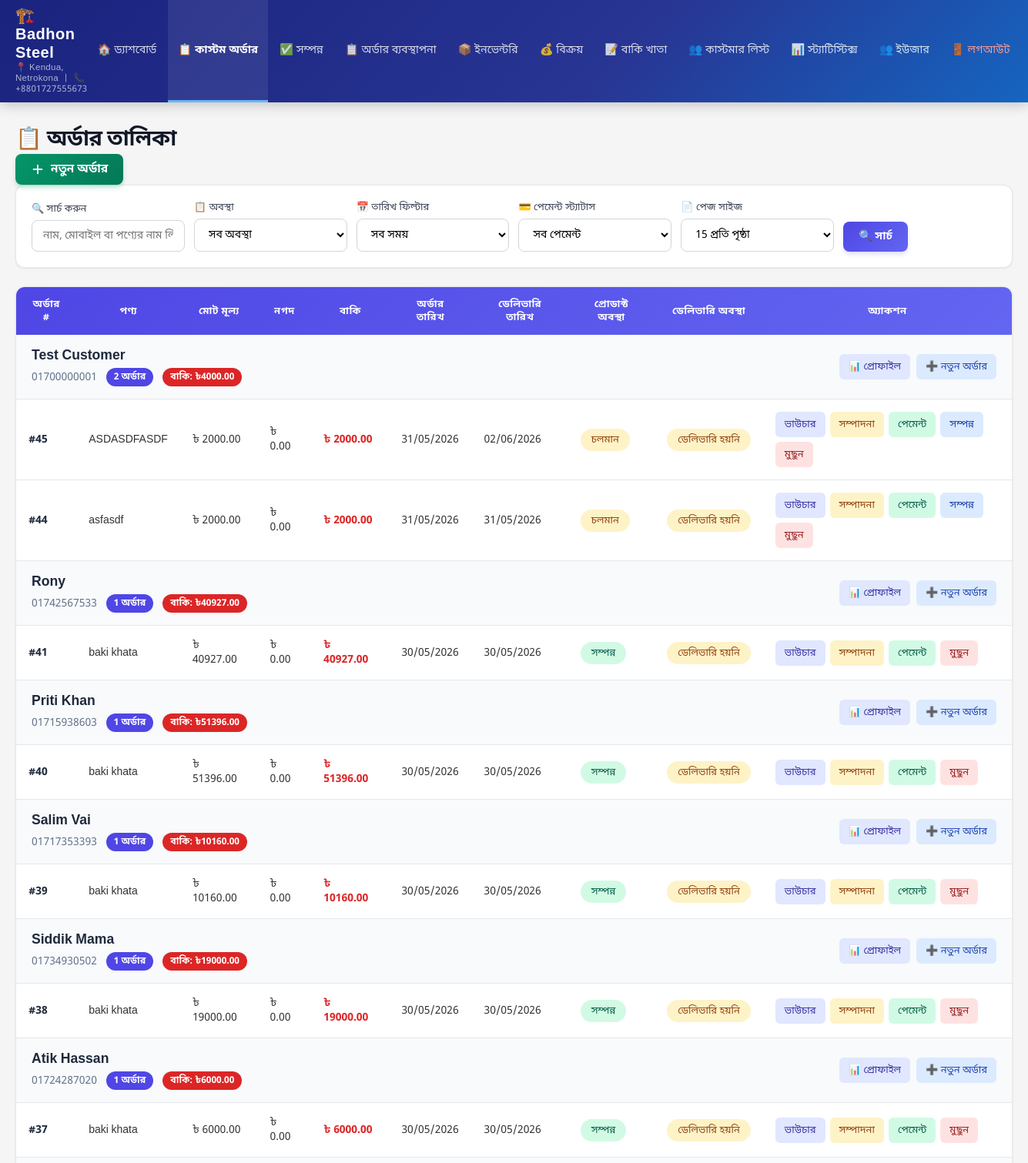
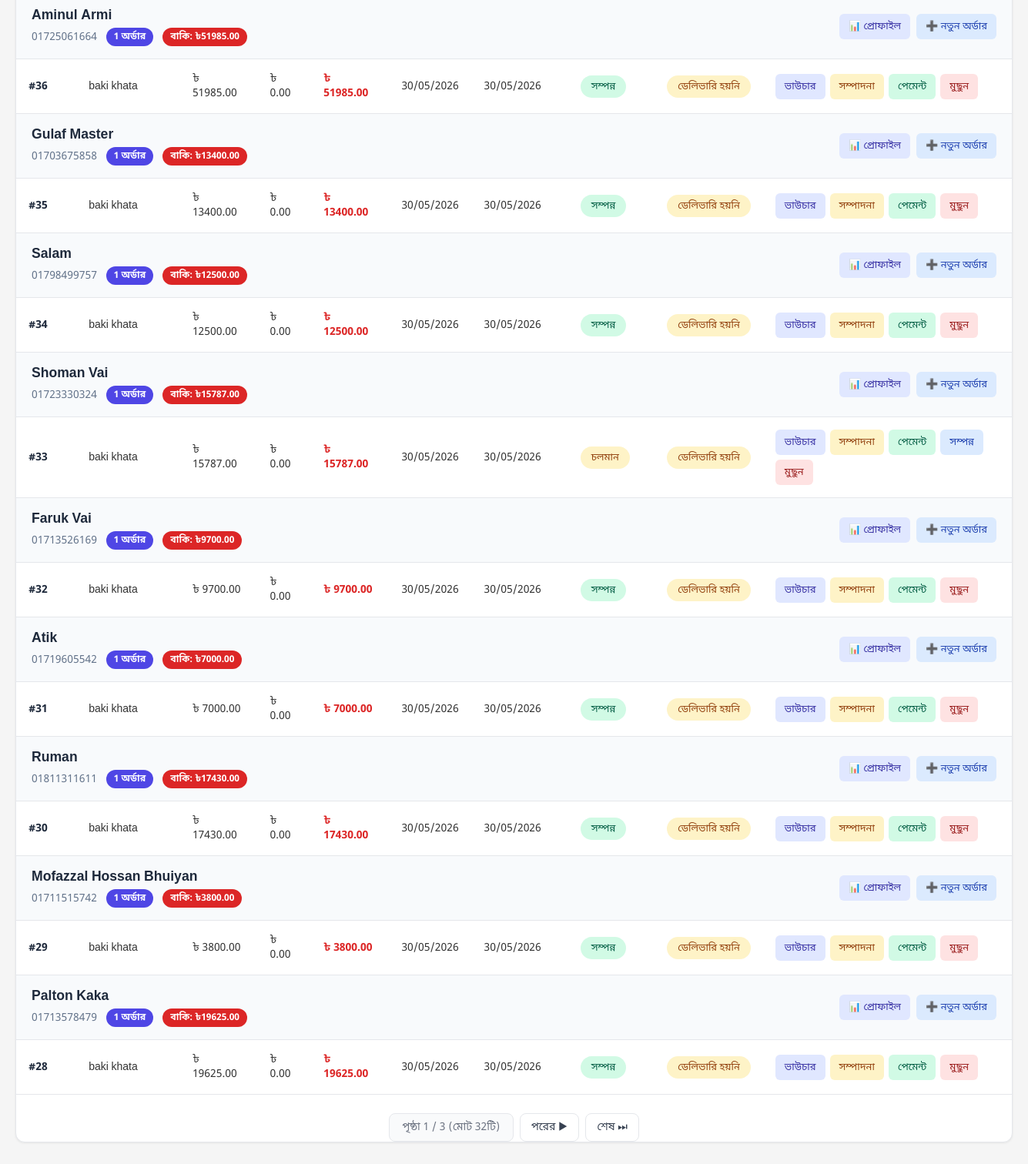
Before: /admin-panel/orders/ (signed in) with the older database file (2 pictures, top to bottom).
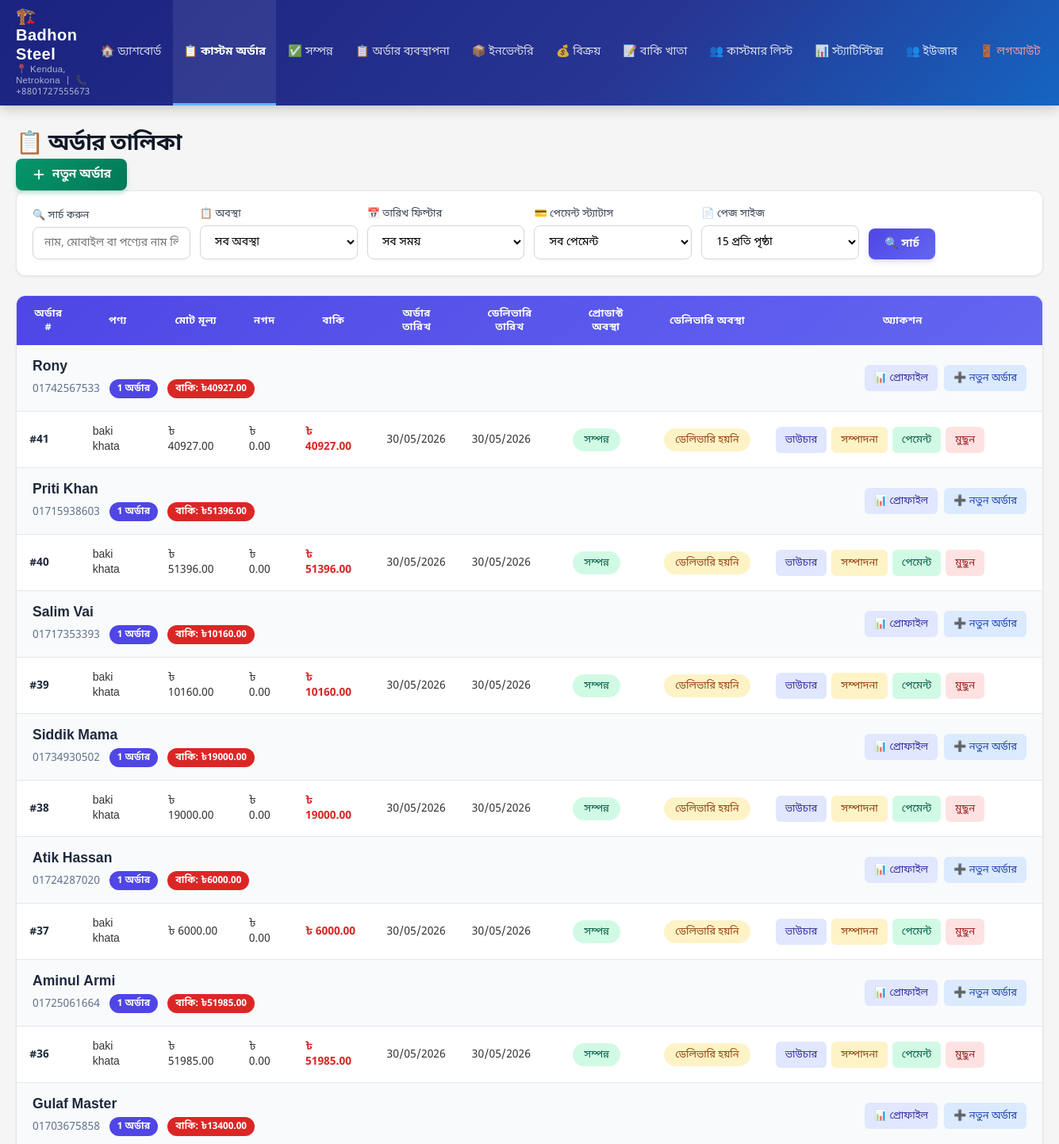
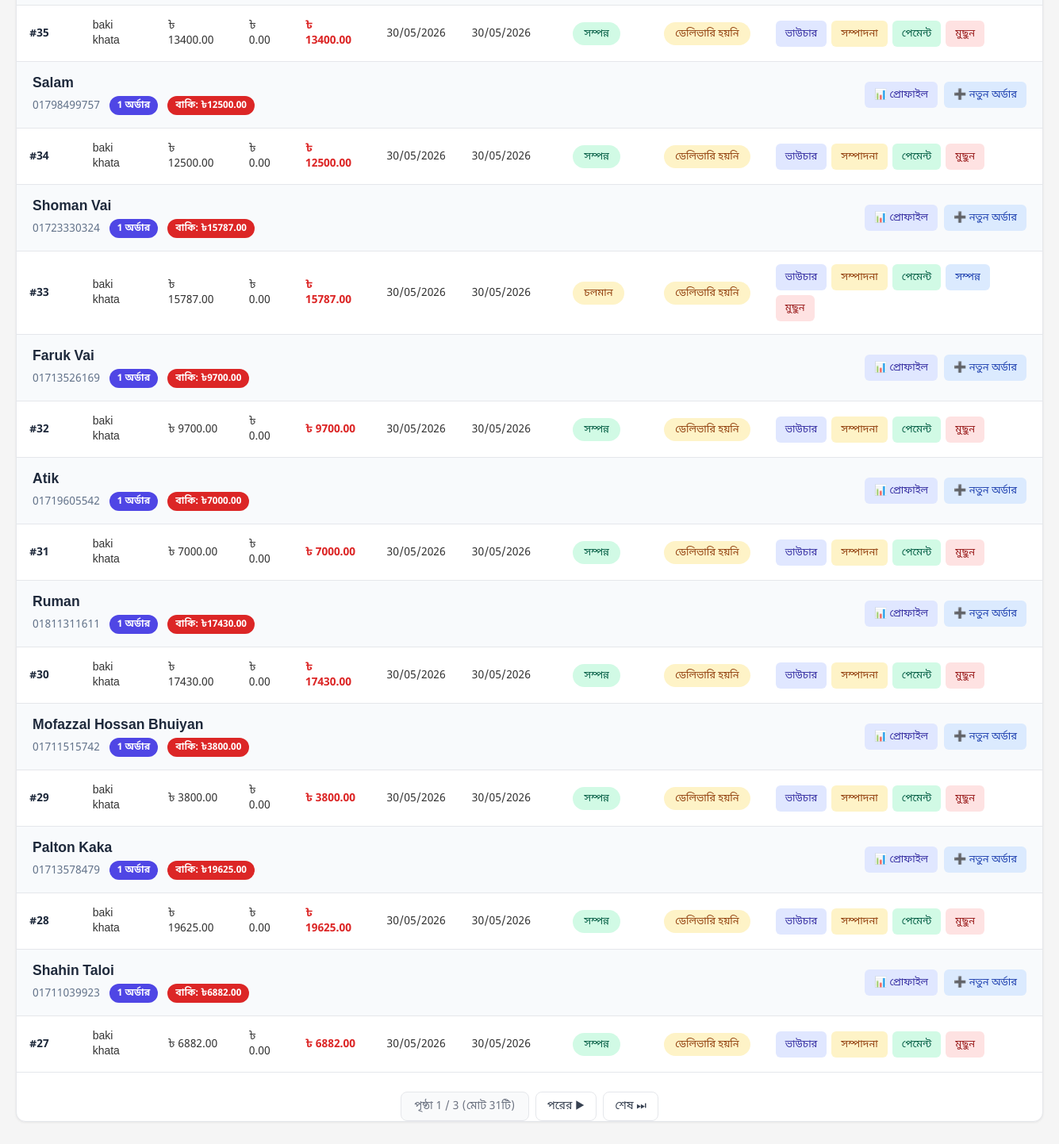
After: the same page with the newer database file (2 pictures, top to bottom).
### shop/models.py (models this page shows, shortened)
class Customer(models.Model):
    name = models.CharField(max_length=200, verbose_name='ক্রেতার নাম')
    mobile_number = models.CharField(max_length=20, unique=True, verbose_name='মোবাইল নাম্বার')
    address = models.TextField(verbose_name='ঠিকানা', blank=True)
    deposit_balance = models.DecimalField(max_digits=10, decimal_places=2, verbose_name='জমা ব্যালেন্স', default=0)
    created_at = models.DateTimeField(auto_now_add=True, verbose_name='তৈরির সময়')
    updated_at = models.DateTimeField(auto_now=True, verbose_name='আপডেটের সময়')
    class Meta:
        verbose_name = 'ক্রেতা'
        verbose_name_plural = 'ক্রেতাসমূহ'
        ordering = ['-created_at']

class Order(models.Model):
    STATUS_CHOICES = [
        ('pending', 'চলমান'),
        ('ready', 'প্রস্তুত'),
        ('completed', 'সম্পন্ন'),
    ]
    DELIVERY_STATUS_CHOICES = [
        ('not_delivered', 'ডেলিভারি হয়নি'),
        ('delivered', 'ডেলিভারি সম্পন্ন'),
    ]
    customer = models.ForeignKey(Customer, on_delete=models.PROTECT, related_name='orders', verbose_name='ক্রেতা', null=True, blank=True)
    customer_name = models.CharField(max_length=200, verbose_name='ক্রেতার নাম', null=True, blank=True)
    mobile_number = models.CharField(max_length=20, verbose_name='মোবাইল নাম্বার', null=True, blank=True)
    total_price = models.DecimalField(max_digits=10, decimal_places=2, verbose_name='মোট মূল্য', default=0)
    discount_percentage = models.DecimalField(max_digits=5, decimal_places=2, verbose_name='ডিসকাউন্ট (%)', default=0)
    discount_amount = models.DecimalField(max_digits=10, decimal_places=2, verbose_name='ডিসকাউন্ট টাকা', default=0)
    final_price = models.DecimalField(max_digits=10, decimal_places=2, verbose_name='চূড়ান্ত মূল্য', default=0)
    cash_paid = models.DecimalField(max_digits=10, decimal_places=2, verbose_name='নগদ পরিশোধ', default=0)
    due_amount = models.DecimalField(max_digits=10, decimal_places=2, verbose_name='বাকি টাকা', editable=False)
    initial_payment_migrated = models.BooleanField(default=False, verbose_name='প্রাথমিক পেমেন্ট OrderPayment-এ স্থানান্তরিত')
    order_date = models.DateField(default=timezone.now, verbose_name='অর্ডার নেওয়ার তারিখ')
    delivery_date = models.DateField(verbose_name='ডেলিভারির তারিখ')
    status = models.CharField(max_length=20, choices=STATUS_CHOICES, default='pending', verbose_name='প্রোডাক্ট অবস্থা')
    delivery_status = models.CharField(max_length=20, choices=DELIVERY_STATUS_CHOICES, default='not_delivered', verbose_name='ডেলিভারি অবস্থা')
    created_at = models.DateTimeField(auto_now_add=True, verbose_name='তৈরির সময়')
    updated_at = models.DateTimeField(auto_now=True, verbose_name='আপডেটের সময়')
    class Meta:
        verbose_name = 'অর্ডার'
        verbose_name_plural = 'অর্ডারসমূহ'
        ordering = ['-created_at']

class OrderItem(models.Model):
    order = models.ForeignKey(Order, on_delete=models.CASCADE, related_name='items', verbose_name='অর্ডার')
    product_name = models.CharField(max_length=200, verbose_name='পণ্যের নাম')
    product_description = models.TextField(verbose_name='পণ্যের বিবরণ', blank=True)
    quantity = models.DecimalField(max_digits=10, decimal_places=2, verbose_name='পরিমাণ', default=1)
    unit_price = models.DecimalField(max_digits=10, decimal_places=2, verbose_name='একক মূল্য')
    discount_percentage = models.DecimalField(max_digits=5, decimal_places=2, verbose_name='ডিসকাউন্ট (%)', default=0)
    total_price = models.DecimalField(max_digits=10, decimal_places=2, verbose_name='মোট মূল্য', editable=False)
    class Meta:
        verbose_name = 'অর্ডার আইটেম'
        verbose_name_plural = 'অর্ডার আইটেমসমূহ'

### shop/views.py (the view, shortened to what this page needs)
# urls.py: path('admin-panel/orders/', views.order_list, name='order_list'),
@login_required
def order_list(request):
    search_query = request.GET.get('search', '')
    status_filter = request.GET.get('status', '')
    date_filter = request.GET.get('date_filter', '')
    from_date = request.GET.get('from_date', '')
    to_date = request.GET.get('to_date', '')
    payment_status = request.GET.get('payment_status', '')
    page_number = request.GET.get('page', 1)
    per_page = request.GET.get('per_page', '15')
    try:
        per_page = int(per_page)
        if per_page not in [15, 50, 100, 200]:
            per_page = 15
    except ValueError:
        per_page = 15
    orders = Order.objects.all().select_related('customer').prefetch_related('items').order_by('-created_at')
    today = timezone.now().date()
    if date_filter == 'today':
        orders = orders.filter(order_date=today)
    elif date_filter == 'week':
        week_ago = today - timedelta(days=7)
        orders = orders.filter(order_date__gte=week_ago)
    elif date_filter == 'month':
        month_ago = today - timedelta(days=30)
        orders = orders.filter(order_date__gte=month_ago)
    elif date_filter == 'year':
        year_ago = today - timedelta(days=365)
        orders = orders.filter(order_date__gte=year_ago)
    if payment_status == 'paid':
        orders = orders.filter(due_amount=0)
    elif payment_status == 'due':
        orders = orders.filter(due_amount__gt=0)
    elif payment_status == 'partial':
        orders = orders.filter(cash_paid__gt=0, due_amount__gt=0)
    if search_query:
        orders = orders.filter(
            Q(customer_name__icontains=search_query) |
            Q(mobile_number__icontains=search_query) |
            Q(items__product_name__icontains=search_query)
        ).distinct()
    if status_filter:
        orders = orders.filter(status=status_filter)
    from collections import defaultdict
    customer_orders = defaultdict(list)
    for order in orders:
        if order.customer:
            key = f"customer_{order.customer.pk}"
            customer_orders[key].append({
                'order': order,
                'customer': order.customer,
                'customer_name': order.customer.name,
                'mobile_number': order.customer.mobile_number,
            })
    grouped_orders = []
    for key, order_list in customer_orders.items():
        order_list.sort(key=lambda x: x['order'].created_at, reverse=True)
        grouped_orders.append({
            'customer': order_list[0]['customer'],
            'customer_name': order_list[0]['customer_name'],
            'mobile_number': order_list[0]['mobile_number'],
            'orders': order_list,
            'last_order_date': order_list[0]['order'].created_at,
            'total_orders': len(order_list),
            'total_due': sum(o['order'].due_amount for o in order_list),
        })
    grouped_orders.sort(key=lambda x: x['last_order_date'], reverse=True)
    paginator = Paginator(grouped_orders, per_page)
    page_obj = paginator.get_page(page_number)
    context = {
        'grouped_orders': page_obj,
        'page_obj': page_obj,
        'search_query': search_query,
        'status_filter': status_filter,
        'date_filter': date_filter,
        'from_date': from_date,
        'to_date': to_date,
        'payment_status': payment_status,
        'per_page': per_page,
    }
    return render(request, 'admin_panel/order_list.html', context)

### shop/templates/admin_panel/order_list.html (shortened to what the changed rows need)
{% extends 'admin_panel/base.html' %}
{% block content %}
<div class="page-header">
    <h1 class="page-title">📋 অর্ডার তালিকা</h1>
</div>
<div class="table-card">
    {% if grouped_orders %}
    <div style="overflow-x: auto;">
        <table class="orders-table">
            <thead>
                <tr>
                    <th>অর্ডার #</th>
                    <th>পণ্য</th>
                    <th>মোট মূল্য</th>
                    <th>নগদ</th>
                    <th>বাকি</th>
                    <th>অর্ডার তারিখ</th>
                    <th>ডেলিভারি তারিখ</th>
                    <th>প্রোডাক্ট অবস্থা</th>
                    <th>ডেলিভারি অবস্থা</th>
                    <th>অ্যাকশন</th>
                </tr>
            </thead>
            <tbody>
            {% for group in grouped_orders %}
            <tr class="customer-header">
                <td colspan="10">
                    <div style="display: flex; justify-content: space-between; align-items: center; flex-wrap: wrap; gap: 0.75rem;">
                        <div>
                            <div class="customer-name">{{ group.customer_name }}</div>
                            <div class="customer-meta">
                                <span>{{ group.mobile_number }}</span>
                                <span class="badge-count">{{ group.total_orders }} অর্ডার</span>
                                {% if group.total_due > 0 %}
                                <span class="badge-due">বাকি: ৳{{ group.total_due|floatformat:2 }}</span>
                                {% endif %}
                            </div>
                        </div>
                        <div class="action-buttons" style="gap: 0.5rem;">
                        {% if group.customer %}
                        <a href="{% url 'customer_detail' group.customer.pk %}" class="btn-view">📊 প্রোফাইল</a>
                        <a href="{% url 'order_create_for_customer' group.customer.pk %}" class="btn-done">➕ নতুন অর্ডার</a>
                        {% endif %}
                        </div>
                    </div>
                </td>
            </tr>
            {% for order_data in group.orders %}
            <tr>
                <td><strong style="color: #1e293b;">#{{ order_data.order.pk }}</strong></td>
                <td>{{ order_data.order.items.first.product_name|default:"-" }}</td>
                <td>৳ {{ order_data.order.total_price|floatformat:2 }}</td>
                <td>৳ {{ order_data.order.cash_paid|floatformat:2 }}</td>
                <td class="due-amount">৳ {{ order_data.order.due_amount|floatformat:2 }}</td>
                <td>{{ order_data.order.order_date|date:"d/m/Y" }}</td>
                <td>{{ order_data.order.delivery_date|date:"d/m/Y" }}</td>
                <td>
                    <span class="status-badge status-{{ order_data.order.status }}">
                        {{ order_data.order.get_status_display }}
                    </span>
                </td>
                <td>
                    {% if order_data.order.delivery_status == 'delivered' %}
                    <span class="status-badge status-completed">ডেলিভারি সম্পন্ন</span>
                    {% else %}
                    <span class="status-badge status-pending">ডেলিভারি হয়নি</span>
                    {% endif %}
                </td>
                <td>
                    <div class="action-buttons">
                        <a href="{% url 'order_voucher' order_data.order.pk %}" class="btn-view" target="_blank">ভাউচার</a>
                        <a href="{% url 'order_edit' order_data.order.pk %}" class="btn-edit">সম্পাদনা</a>
                        {% if order_data.order.due_amount > 0 %}
                        <a href="{% url 'order_payment_create' order_data.order.pk %}" class="btn-pay">পেমেন্ট</a>
                        {% endif %}
                        {% if order_data.order.status == 'pending' %}
                        <a href="{% url 'order_complete' order_data.order.pk %}" class="btn-done"
                           onclick="return confirm('এই অর্ডার সম্পন্ন করতে চান?')">সম্পন্ন</a>
                        {% endif %}
                        <a href="{% url 'order_delete' order_data.order.pk %}" class="btn-del"
                           onclick="return confirm('এই অর্ডারটি মুছে ফেলতে নিশ্চিত?')">মুছুন</a>
                    </div>
                </td>
            </tr>
            {% endfor %}
            {% endfor %}
            </tbody>
        </table>
    </div>
    {% else %}
    <div class="no-orders">
        <div style="font-size: 3rem; margin-bottom: 1rem;">📋</div>
        <p style="font-size: 1.1rem; font-weight: 500; margin-bottom: 0.5rem;">কোন অর্ডার পাওয়া যায়নি</p>
        <p style="font-size: 0.875rem; color: #9ca3af;">নতুন অর্ডার তৈরি করুন অথবা ফিল্টার পরিবর্তন করুন</p>
    </div>
    {% endif %}
    {% if page_obj.has_other_pages %}
    <nav class="pagination-nav">
        <span class="pagination-info">
            পৃষ্ঠা {{ page_obj.number }} / {{ page_obj.paginator.num_pages }} (মোট {{ page_obj.paginator.count }}টি)
        </span>
        {% if page_obj.has_next %}
        <a href="?page={{ page_obj.next_page_number }}">পরের ▶</a>
        <a href="?page={{ page_obj.paginator.num_pages }}">শেষ ⏭</a>
        {% endif %}
    </nav>
    {% endif %}
</div>
{% endblock %}

Changed rows visible on the page:
removed Customer: customer_name "Test Customer", mobile_number "01700000001", total_orders "2", total_due "4000.00"
removed Order: order.pk "45", order.items.first.product_name "ASDASDFASDF", order.total_price "2000.00", order.cash_paid "0.00", order.due_amount "2000.00", order.order_date "31/05/2026", order.delivery_date "02/06/2026", order.status "চলমান", delivery_status "ডেলিভারি হয়নি", shows "পেমেন্ট", shows "সম্পন্ন", shown under "Test Customer"
removed Order: order.pk "44", order.items.first.product_name "asfasdf", order.total_price "2000.00", order.cash_paid "0.00", order.due_amount "2000.00", order.order_date "31/05/2026", order.delivery_date "31/05/2026", order.status "চলমান", delivery_status "ডেলিভারি হয়নি", shows "পেমেন্ট", shows "সম্পন্ন", shown under "Test Customer"
now on this page (row unchanged): Customer: customer_name "Shahin Taloi", mobile_number "01711039923", total_orders "1", total_due "6882.00"
now on this page (row unchanged): Order: order.pk "27", order.items.first.product_name "baki khata", order.total_price "6882.00", order.cash_paid "0.00", order.due_amount "6882.00", order.order_date "30/05/2026", order.delivery_date "30/05/2026", order.status "সম্পন্ন", delivery_status "ডেলিভারি হয়নি", shows "পেমেন্ট", shown under "Shahin Taloi"
Other visible differences:
{{ page_obj.paginator.count }}: "32" → "31"
